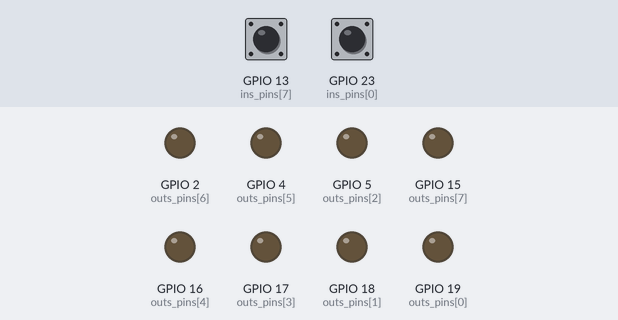
The sketch below on a simulated ESP32. Parts: output pins drawn as LEDs (lit = HIGH). The test bench sets the inputs (shaded band); at power-on: GPIO 13 (ins_pins[7]) HIGH, GPIO 23 (ins_pins[0]) HIGH.

Above: at 4.0 s.
At 12.0 s:
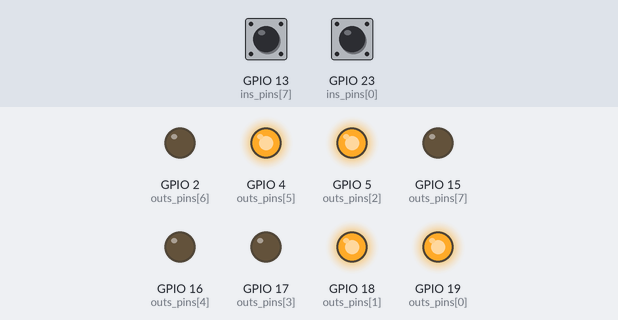
Timing chart, 0 to 20.8 s (numbered marks = the images above):
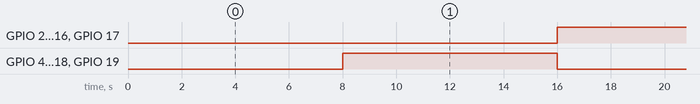

Measured:
- by itself, GPIO 2 (outs_pins[6]), GPIO 4 (outs_pins[5]), GPIO 5 (outs_pins[2]), GPIO 16 (outs_pins[4]), GPIO 17 (outs_pins[3]), GPIO 18 (outs_pins[1]), GPIO 19 (outs_pins[0]): alternates HIGH for 8.0 s and LOW for 8.0 s

The sketch:

connect.ino
```cpp
// #####################################################################
// constantes:
//  t_min: tiempo que tomara la transición entre estado si el usuario
//  solicita un cambio antes del tiempo obligatorio.
//  t_must: tiempo obligatorio que tomara la transición entre estados.
//  ins_number: numero de entradas del sistema.
//  outs_number: numero de salidas del sistema.
//  ins_pins: arreglo con los pines del ESP32 asignados como entradas.
//  outs_pins: arreglo con los pines del ESP32 asignados como salidas.
//  triangulo, estrella: arreglo con las salidas correspondientes a
//  los estados "conexión delta" & "conexión estrella" respectivamente.
// #####################################################################
const long t_min = 500;
const long t_must = 8000;
const int ins_number = 8;
const int outs_number = 8;
const int ins_pins[ins_number] = {23,22,21,32,27,14,12,13};
const int outs_pins[outs_number] = {19,18,5,17,16,4,2,15};
const int triangulo[outs_number] = {HIGH, HIGH, HIGH, LOW, LOW, HIGH, LOW, LOW};
const int estrella[outs_number] = {LOW, LOW, LOW, HIGH, HIGH, LOW, HIGH, LOW};

// #####################################################################
// variables para interrupciones:
// cambio: determina el cambio de conexión por el usuario.
// stop: determina una parada por el usuario.
// #####################################################################
volatile boolean cambio = false;
volatile boolean stop = false;

// #####################################################################
// funciones para interrupciones:
// change: detecta una solicitud de cambio por el usuario & el fin
// de un ciclo de parada
// parada: detecta una solicitud de parada por el usuario
// #####################################################################
void change() {
  cambio = true;
  stop = false;
}
void parada() {
  stop = true;
}

// #####################################################################
// state_m: función para establecer los estado
// #####################################################################
void state_m(long t_dur, const int sec[], int l_sec) {
  unsigned long t11 = millis();       // instante de tiempo inicial
  while (stop == false) {       // sostener el estado
    if (cambio  == true) {  // verificar posible interrupción
      t_dur = t_min;        // forzar duración del estado
    }
    if (millis() - t11 >= t_dur) {  // verificar duración del estado
      // establecer secuencia (salidas) del próximo estado
      for (int i = 0; i < l_sec; i++) digitalWrite(outs_pins[i], sec[i]);
      break;  // romper estado, una vez cumplida la duración
    }
  }
}

// ########################################################################
// configuración inicial
// ########################################################################
void setup() {
  // establecer pines como entradas con resistencia "pull up"
  for (int i = 0; i < ins_number; i++) pinMode(ins_pins[i], INPUT_PULLUP);
  // estableces pines como salidas
  for (int i = 0; i < outs_number; i++) pinMode(outs_pins[i], OUTPUT);
  // apagar todas las salidas del sistema
  for (int i = 0; i < outs_number; i++) digitalWrite(outs_pins[i], LOW);
}

// #####################################################################
// ciclo principal
// #####################################################################
void loop() {
  // se inicial el sistema en conexión delta
  state_m(t_must, triangulo, 7);
  // se habilita la interrupción de parada
  attachInterrupt(digitalPinToInterrupt(ins_pins[0]), parada, FALLING);
  // operación normal del sistema
  while (stop == false) {
    // se habilita interrupción para cambiar conexión y se establece
    // conexión estrella
    attachInterrupt(digitalPinToInterrupt(ins_pins[7]), change, FALLING);
    state_m(t_must, estrella, 7);
    cambio = false;
    detachInterrupt(ins_pins[7]);
    // se habilita interrupción para cambiar conexión y se establece
    // conexión delta
    attachInterrupt(digitalPinToInterrupt(ins_pins[7]), change, FALLING);
    state_m(t_must, triangulo, 7);
    cambio = false;
    detachInterrupt(ins_pins[7]);
  }
  // operación en caso de parada
  while (stop == true) {
    // se habilita interrupción para reiniciar el sistema
    attachInterrupt(digitalPinToInterrupt(ins_pins[7]), change, FALLING);
    for (int i = 0; i < outs_number; i++) digitalWrite(outs_pins[i], LOW);
  }
  cambio = false;
  detachInterrupt(ins_pins[7]);
  detachInterrupt(ins_pins[0]);
}
```
